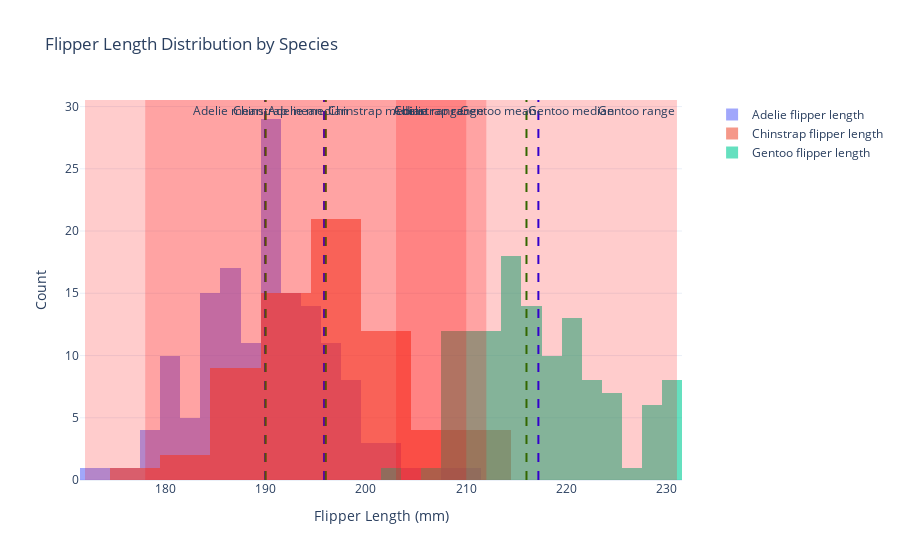

The code cell stored with this chart in its notebook:
### Code cell
# Add range rectangle for each species
for species in species_list:
    species_data = penguins[penguins['species'] == species]['flipper_length_mm']
    min_val = species_data.min()
    max_val = species_data.max()
    
    fig.add_vrect(x0=min_val, x1=max_val, fillcolor='red', opacity=0.2, line_width=0, annotation_text=f"{species} range")

fig.show()

### Figure 1 — Plotly figure (JSON) as saved in the notebook; plotly's stock layout.template omitted (floating-point values rounded to 4 significant figures; data arrays with more than 128 entries replaced by an {"elided": "..."} marker saying what was removed)
{"data": [{"name": "Adelie flipper length", "opacity": 0.6, "type": "histogram", "x": {"elided": "151 int values"}}, {"name": "Chinstrap flipper length", "opacity": 0.6, "type": "histogram", "x": [192, 196, 193, 188, 197, 198, 178, 197, 195, 198, 193, 194, 185, 201, 190, 201, 197, 181, 190, 195, 181, 191, 187, 193, 195, 197, 200, 200, 191, 205, 187, 201, 187, 203, 195, 199, 195, 210, 192, 205, 210, 187, 196, 196, 196, 201, 190, 212, 187, 198, 199, 201, 193, 203, 187, 197, 191, 203, 202, 194, 206, 189, 195, 207, 202, 193, 210, 198]}, {"name": "Gentoo flipper length", "opacity": 0.6, "type": "histogram", "x": [211, 230, 210, 218, 215, 210, 211, 219, 209, 215, 214, 216, 214, 213, 210, 217, 210, 221, 209, 222, 218, 215, 213, 215, 215, 215, 216, 215, 210, 220, 222, 209, 207, 230, 220, 220, 213, 219, 208, 208, 208, 225, 210, 216, 222, 217, 210, 225, 213, 215, 210, 220, 210, 225, 217, 220, 208, 220, 208, 224, 208, 221, 214, 231, 219, 230, 214, 229, 220, 223, 216, 221, 221, 217, 216, 230, 209, 220, 215, 223, 212, 221, 212, 224, 212, 228, 218, 218, 212, 230, 218, 228, 212, 224, 214, 226, 216, 222, 203, 225, 219, 228, 215, 228, 216, 215, 210, 219, 208, 209, 216, 229, 213, 230, 217, 230, 217, 222, 214, 215, 222, 212, 213]}], "layout": {"annotations": [{"showarrow": false, "text": "Adelie mean", "x": 190.0, "xanchor": "right", "xref": "x", "y": 1, "yanchor": "top", "yref": "y domain"}, {"showarrow": false, "text": "Chinstrap mean", "x": 195.8, "xanchor": "right", "xref": "x", "y": 1, "yanchor": "top", "yref": "y domain"}, {"showarrow": false, "text": "Gentoo mean", "x": 217.2, "xanchor": "right", "xref": "x", "y": 1, "yanchor": "top", "yref": "y domain"}, {"showarrow": false, "text": "Adelie median", "x": 190, "xanchor": "left", "xref": "x", "y": 1, "yanchor": "top", "yref": "y domain"}, {"showarrow": false, "text": "Chinstrap median", "x": 196, "xanchor": "left", "xref": "x", "y": 1, "yanchor": "top", "yref": "y domain"}, {"showarrow": false, "text": "Gentoo median", "x": 216, "xanchor": "left", "xref": "x", "y": 1, "yanchor": "top", "yref": "y domain"}, {"showarrow": false, "text": "Adelie range", "x": 210, "xanchor": "right", "xref": "x", "y": 1, "yanchor": "top", "yref": "y domain"}, {"showarrow": false, "text": "Chinstrap range", "x": 212, "xanchor": "right", "xref": "x", "y": 1, "yanchor": "top", "yref": "y domain"}, {"showarrow": false, "text": "Gentoo range", "x": 231, "xanchor": "right", "xref": "x", "y": 1, "yanchor": "top", "yref": "y domain"}], "barmode": "overlay", "legend": {"x": 1.05, "y": 1}, "shapes": [{"line": {"color": "blue", "dash": "dash"}, "type": "line", "x0": 190.0, "x1": 190.0, "xref": "x", "y0": 0, "y1": 1, "yref": "y domain"}, {"line": {"color": "blue", "dash": "dash"}, "type": "line", "x0": 195.8, "x1": 195.8, "xref": "x", "y0": 0, "y1": 1, "yref": "y domain"}, {"line": {"color": "blue", "dash": "dash"}, "type": "line", "x0": 217.2, "x1": 217.2, "xref": "x", "y0": 0, "y1": 1, "yref": "y domain"}, {"line": {"color": "green", "dash": "dash"}, "type": "line", "x0": 190, "x1": 190, "xref": "x", "y0": 0, "y1": 1, "yref": "y domain"}, {"line": {"color": "green", "dash": "dash"}, "type": "line", "x0": 196, "x1": 196, "xref": "x", "y0": 0, "y1": 1, "yref": "y domain"}, {"line": {"color": "green", "dash": "dash"}, "type": "line", "x0": 216, "x1": 216, "xref": "x", "y0": 0, "y1": 1, "yref": "y domain"}, {"fillcolor": "red", "line": {"width": 0}, "opacity": 0.2, "type": "rect", "x0": 172, "x1": 210, "xref": "x", "y0": 0, "y1": 1, "yref": "y domain"}, {"fillcolor": "red", "line": {"width": 0}, "opacity": 0.2, "type": "rect", "x0": 178, "x1": 212, "xref": "x", "y0": 0, "y1": 1, "yref": "y domain"}, {"fillcolor": "red", "line": {"width": 0}, "opacity": 0.2, "type": "rect", "x0": 203, "x1": 231, "xref": "x", "y0": 0, "y1": 1, "yref": "y domain"}], "title": {"text": "Flipper Length Distribution by Species"}, "xaxis": {"title": {"text": "Flipper Length (mm)"}}, "yaxis": {"title": {"text": "Count"}}}}
